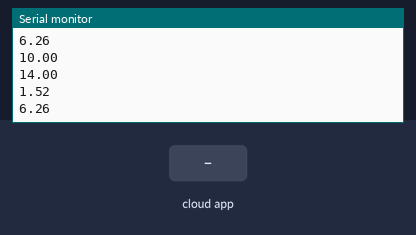
A sketch run on a simulated ESP8266 (NodeMCU). On the bench: the last lines printed to the serial monitor. Inputs (shaded band) come from the test bench. WiFi joins after 1.5 s; servers stay silent unless stated; random numbers use the default seed unless the sketch sets one; the Firebase database answers and starts empty.

Above: at 2.7 s.
2.8 s: the phone or cloud app sets aceleration to 25
At 6.61 s:
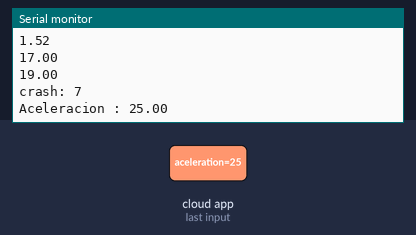
11.9 s: the phone or cloud app sets aceleration to 0
At 14.71 s:
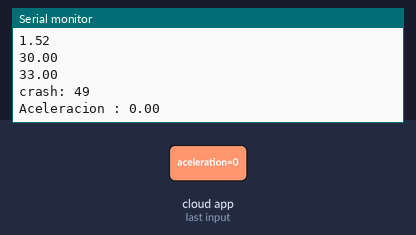
Timing chart, 0 to 16.2 s (numbered marks = the images above; inputs shaded):
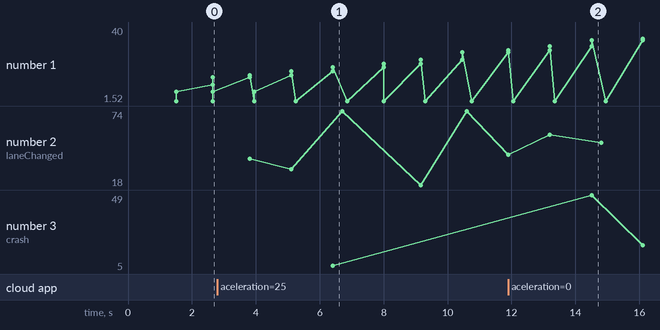

Measured:
- after the input at 2.8 s, the serial monitor: prints a new line after 3.6 s (image 1)
- after the input at 11.9 s, the serial monitor: prints a new line after 2.6 s (image 2)

The sketch:

V2V.ino
```cpp
#include <ESP8266WiFi.h>
#include <FirebaseArduino.h>
#include <ArduinoJson.h>

// Set these to run example.
#define HOSTFIREBASE "redeswifi-4edab.firebaseio.com" //
#define SSID "Marcelo_Sebastian" // SSID de tu red WiFi
#define PASSWD "marsexo11" // Clave de tu red WiFi

//Objetos
DynamicJsonBuffer jBuffer;
JsonObject& json = jBuffer.createObject(); // data
JsonObject& json1 = jBuffer.createObject(); // laneChange
JsonObject& json2 = jBuffer.createObject(); // status
JsonObject& json3 = jBuffer.createObject(); // mechanicFailure
JsonObject& json4 = jBuffer.createObject(); // crash
JsonObject& json5 = jBuffer.createObject(); // laneChange

// Valores iniciales consideradas como hipotesis
float speedI = 0; // Unidad de medida: [km/h]. Velocidad inicial
float speedF = 10; // Unidad de medida: [km/h]. Velocidad final
float timer = 0.000278; // conversion de 1 segundo a horas
float aceleration;
float distanceI = 0.00278; // Unidad de medida: [km]. Distancia inicial recorrida
float distanceF; // Unidad de medida: [km]. Distancia final recorrida
float distance = 0; // Unidad de medida: [km]. Distancia acumulada
float fuel = 58; // Unidad de medida: [litros]. Capacidad del tanque
int comportC = 1; // comportamiento aleatorio del coche
float rpm;
float lane = 1;

void setup() {
  Serial.begin(115200);

  // connect to wifi.
  WiFi.begin(SSID, PASSWD);
  Serial.print("connecting");
  while (WiFi.status() != WL_CONNECTED) {
    Serial.print(".");
    delay(500);
  }
  Serial.println();
  Serial.print("connected: ");
  Serial.println(WiFi.localIP());

  Firebase.begin(HOSTFIREBASE);
}

void loop() {
  Status();
  int probabilidad1 = random(1,100);
  int probabilidad2 = random(1,100);
  int probabilidad3 = random(1,100);

  if( probabilidad1 <= 20){
    Serial.print("mechanicFailure: ");
    Serial.println(probabilidad1);
     mechanicFailure();
  }
  if( probabilidad2 <= 50){
    Serial.print("crash: ");
    Serial.println(probabilidad2);
    crash();
  }
  if( probabilidad3 <= 80){
    Serial.print("laneChanged: ");
    Serial.println(probabilidad3);
    lane = laneChanged();
  }
}

void Status(){

  aceleration = generateAcel(speedI, speedF);
  distanceF = generateDistance(speedI, distanceI, aceleration);
  distance = distance + distanceF; // Distancia acumulada/recorrida
  fuel = generateFuelLevel(distanceF);
  rpm = generateRPM(speedF);

  //json["cardId"] = json1;
  json1["carId"] = "MAZDA CX-5";
  json["data"] = json2;

  json["timestamp"]="";
  json["EventType"] = "status";
  json2["fuelLevel"] = fuel;
  json2["km"] = distance;
  json2["aceleration"] = aceleration;
  json2["rpm"] = rpm;
  json2["kmh"] = speedF;
  json2["lane"] = lane;

  Firebase.push("",json);

  delay(1000); // espera un segundo

  speedI = speedF; // se iguala la velocidad inicial y velocidad final
  distanceI = distanceF; // se iguala la distancia inicial y la distanciafinal
  speedF = generateSpeed();// se modifica la velocidad final despues de 1 segundo


}

 // la idea es que vaya variando la velocidad. Cuando llega a los 100[km/h] este desciende hasta los 50[km/h] y vuelva a ascender
float generateSpeed(){

  float contRandP = random(1,5); // aumenta la velocidad de forma lenta
  float contRandS = random(5,8); // disminuye la velocidad de forma drastica
  if(comportC == 1) {
      if(speedF <= 100){
        speedF = speedF + contRandP; // velocidad ascendente
      }
      else{
        comportC = 2;
      }
      Serial.println(speedI); //Imprime velocidad inicial en el monitor serial
      Serial.println(speedF); //Imprime velocidad finalen el monitor serial
  }
  else{
      if(speedF >= 50){
        speedF = speedF - contRandS; // velocidad ascendente
      }
      else{
        comportC = 1;
      }
      Serial.println(speedI); //Imprime velocidad inicial en el monitor serial
      Serial.println(speedF); //Imprime velocidad finalen el monitor serial
  }
  return speedF;
}

float generateAcel(float speedI, float speedF){

  aceleration = (speedF-speedI)/timer; // Los resultado son numeros grandes. si haces la conversion a [m/s^2] tendran mayor sentido
  return aceleration;
}

float generateDistance(float speedI, float distanceI, float aceleration){

  distanceF = distanceI + speedI*timer+ 0.5*aceleration*(pow(timer,2)); // xf = xi + vi*t + (1/2)*a*(t^2)
  return distanceF;
}

// Tanque del Mazda CX-5: 58 [l] (Litros)
// Consumo: 5.8[l] cada 100[km] => 1 litro
float generateFuelLevel(float distanceX){

  float fuelLevelStatus;
  fuelLevelStatus = distanceX/17.24; // se obtiene mediante regla de 3. 1 litro ----> 17.24 km; x litros ----> distance
  fuel = fuel - fuelLevelStatus;
  return fuel;
}

// Dimensiones del neumatico: 225/55 R19, donde:
// 225 es la anchura del neumatico en [mm]
// 55 es el porcentaje de la anchura
// 19 el diametro de la rueda en [pulg]
// Datos obtenido en la ficha del Mazda CX-5
// 1ª: 3.552
// 2ª: 2.022
// 3ª: 1.452
// 4ª: 1.00
// 5ª: 0.708
// 6ª: 0.599
// Relacion final: 4.090
float generateRPM(float speedFX){

  float dataN = ((225/1000)*(55/100) + (19*0.0127))*6.2832;
  Serial.println(dataN); //Imprime velocidad finalen el monitor serial
  float RF1 = 4.09*3.552;
  float RF2 = 4.09*2.022;
  float RF3 = 4.09*1.452;
  float RF4 = 4.09*1.00;
  float RF5 = 4.09*0.708;
  float RF6 = 4.09*0.599;
  float relationSpeed;

  if(speedFX <=15){ //1era
    relationSpeed = (dataN*60)/RF1;
    Serial.println(relationSpeed); //Imprime velocidad finalen el monitor serial
    rpm = (speedFX/relationSpeed)*1000;
  }
  else if(speedFX >=16 && speedFX <= 30){ // 2da
    relationSpeed = (dataN*60)/RF2;
    rpm = (speedFX/relationSpeed)*1000;
  }
  else if(speedFX >=31 && speedFX <= 43){ //3era
    relationSpeed = (dataN*60)/RF3;
    rpm = (speedFX/relationSpeed)*1000;
  }
  else if(speedFX >=44 && speedFX <= 62){ //4ta
    relationSpeed = (dataN*60)/RF4;
    rpm = (speedFX/relationSpeed)*1000;
  }
  else if(speedFX >=63 && speedFX <=88){ // 5ta
    relationSpeed = (dataN*60)/RF5;
    rpm = (speedFX/relationSpeed)*1000;
  }
  else if(speedFX >=89 && speedFX <=200){ // 6ta
    relationSpeed = (dataN*60)/RF6;
    rpm = (speedFX/relationSpeed)*1000;
  }

  return rpm;
}

void mechanicFailure(){

 int failure = random(1,2);
 json["data"] =json3;
 json["EventType"] = "mechanicFailure";
 json3["failureCode"] = failure;
 Firebase.push("",json);

}

//**********************************************//
void crash(){

  int air = random(1,2);
  bool air_act;
  float desaceleration = random(2500, 6000);

  // get value
  Serial.print("Aceleracion : ");
  Serial.println(Firebase.getFloat("aceleration"));

  desaceleration = desaceleration - aceleration;  //desaceleracion beta

  if(air == 1){
    air_act = true;
  }else{
    air_act = false;
  }

  json["Data" ]= json4;
  json["EventType"] = "crash";
  json4["aceleration"] = desaceleration;
  json4["airbagsActivated"] = air_act;

  Firebase.push("",json);
}

//**********************************************//
float laneChanged(){

  int old_l = lane;
  int new_l = random(1,2);

  json["Data"] = json5;
  json["EventType"] = "LaneChange";
  json5["oldLane"] = old_l;
  json5["newLane"] = new_l;

  Firebase.push("",json);
}
```
